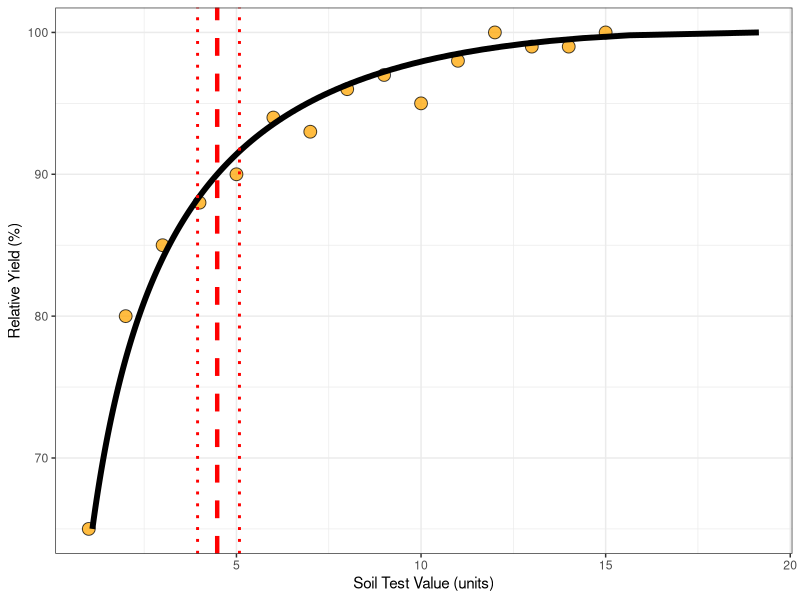
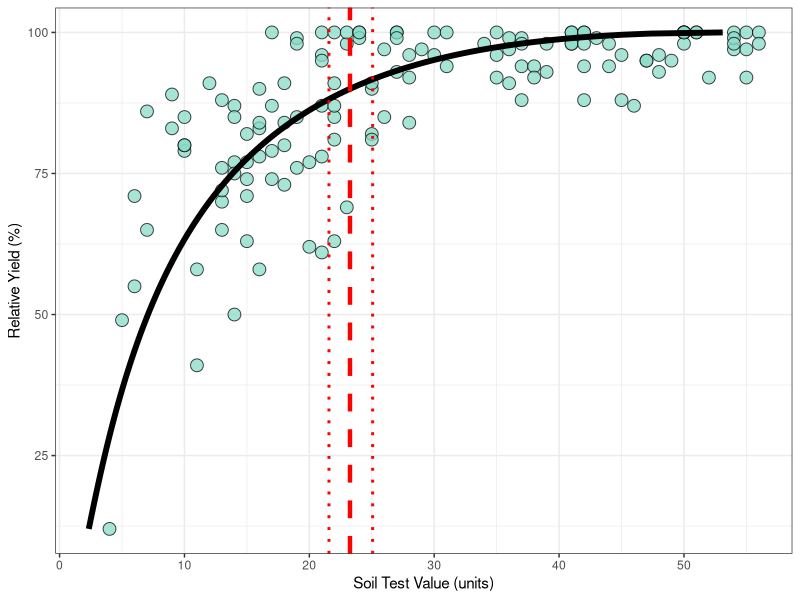

Write R code to recreate these figures, in order.
## ---- chunk 1
knitr::opts_chunk$set(echo = TRUE)
## ---- chunk 2
# Install if needed 
# install.packages("tidyverse")
# tidyverse contains "dplyr" for data wrangling and "ggplot2" for creating plots
library(tidyverse) 

## ---- chunk 3

# Example 1 dataset
data_1 = data.frame("RY" = c(65,80,85,88,90,94,93,96,97,95,98,100,99,99,100),
                   "STV" = c(1,2,3,4,5,6,7,8,9,10,11,12,13,14,15))

# Example 2 dataframe. Imported from csv file
# It can be easily replaced with your own csv file
data_2 = read.csv(file = "data_test.csv")


## ---- chunk 4

ALCC <- function(RY, STV, target, confidence){
  n = length(RY) # Sample size
  df = n - 2 # Degrees of freedom
  prob = 1-((1-confidence)/1/2) # Probability for t-dist
  tvalue = qt(p=prob, df = df) # Student-t value
  arcsine = function(RY)asin(sqrt(RY/100))
  arc_RY = arcsine(RY) - arcsine(target) # RY transformation (centered to target)
  ln_STV = log(STV) # STV natural log transformation
  r = cor(ln_STV, arc_RY) # Pearson correlation (r)
  p_value = cor.test(ln_STV,arc_RY)$p.value # p-value of r
  slope = sd(ln_STV)/sd(arc_RY) # SMA slope for ln_STV ~ arc_RY
  intercept = mean(ln_STV) - (mean(arc_RY)*slope) # Intercept
  Line = intercept + slope * arc_RY# Fitted ln_STV for observed RY
  CSTV = exp(intercept) # Critical STV for specified RY-target and confidence (1-alpha)
  MSE = sum((Line-ln_STV)^2)/df # Mean Square Error of ln_STV
  SSx = sum((mean(arc_RY)-arc_RY)^2) # Sum of Squares of arc_RY
  SE_int = sqrt(MSE*((1/n)+ ((mean(arc_RY)^2)/SSx))) # Standard Error intercept
  CSTV_lower = exp(intercept - (tvalue * SE_int)) # Lower limit of CSTV
  CSTV_upper = exp(intercept + (tvalue * SE_int)) # Upper limit of CSTV
  new_RY = seq(min(RY),100, by=0.2) # New RY vector up to %100 to fit curve
  new_arc_RY = arcsine(new_RY) - arcsine(target) # Transforming new_RY vector
  fitted_Line = intercept + slope * new_arc_RY# Fitted ln_STV for new_RY
  fitted_STV = exp(fitted_Line) # Fitted ln_STV for new_RY
  # Outcome
  results <- list("Pearson r" = r,
                  "p_value" = p_value,
                  "CSTV" = CSTV,
                  "Lower_limit" = CSTV_lower, "Upper_limit" = CSTV_upper,
                  "Curve" = list("Fitted_RY" = new_RY, "Fitted_STV" = fitted_STV))

  return(results)
}


## ---- chunk 5
# Fit the ALCC model
# RY target = 90%, confidence level = 0.95, replace with your desired values
fit_example_1 = ALCC(RY = data_1$RY,STV = data_1$STV, target=90,confidence = 0.95)

fit_example_1

## ---- chunk 6
# Extracting curve data as a data.frame to plot
curve_example1 = data.frame("Fitted_STV" = fit_example_1[["Curve"]][["Fitted_STV"]],
                            "Fitted_RY" = fit_example_1[["Curve"]][["Fitted_RY"]])

# Plot
data_1 %>% ggplot()+
  # Points
  geom_point(aes(x = STV, y = RY), fill = "orange", shape = 21, size = 4, alpha = 0.75)+
  # Fitted ALCC
  geom_line(data = curve_example1, aes(x= Fitted_STV, y = Fitted_RY), size = 2)+
  # Critical value
  geom_vline(xintercept = fit_example_1$CSTV, col = "red", size = 1.5, linetype = "dashed")+
  # Confidence limits
  geom_vline(xintercept = fit_example_1$Lower_limit, col = "red", size = 1, linetype = "dotted")+
  geom_vline(xintercept = fit_example_1$Upper_limit, col = "red", size = 1, linetype = "dotted")+
  # Axis titles
  labs(x = "Soil Test Value (units)", y = "Relative Yield (%)")+
  theme_bw()+
  theme()

## ---- chunk 7
# Fit the ALCC model
# target = 90, confidence = 0.95, replace with your desired values
fit_example_2 = ALCC(RY = data_2$RY,STV = data_2$STV, target=90,confidence = 0.95)

fit_example_2
## ---- chunk 8
# Extracting curve data as a data.frame to plot
curve_example2 = data.frame("Fitted_STV" = fit_example_2[["Curve"]][["Fitted_STV"]],
                            "Fitted_RY" = fit_example_2[["Curve"]][["Fitted_RY"]])

# Plot
data_2 %>% ggplot()+
  # Points
  geom_point(aes(x = STV, y = RY), fill = "#88dbc8", shape = 21, size = 4, alpha = 0.75)+
  # Fitted ALCC
  geom_line(data = curve_example2, aes(x= Fitted_STV, y = Fitted_RY), size = 2)+
  # Critical value
  geom_vline(xintercept = fit_example_2$CSTV, col = "red", size = 1.5, linetype = "dashed")+
  # Confidence limits
  geom_vline(xintercept = fit_example_2$Lower_limit, col = "red", size = 1, linetype = "dotted")+
  geom_vline(xintercept = fit_example_2$Upper_limit, col = "red", size = 1, linetype = "dotted")+
  # Axis titles
  labs(x = "Soil Test Value (units)", y = "Relative Yield (%)")+
  theme_bw()+
  theme()

